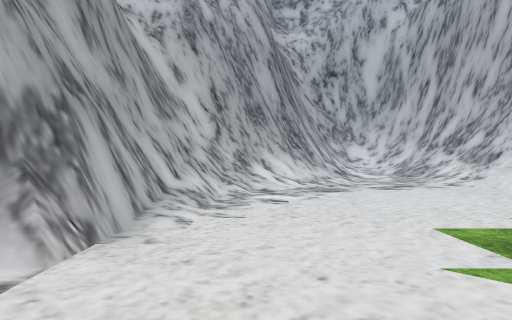
view 1 (above)

24 first-person views from a walk through a scene from a Unity 3-D project. The camera is 1.2 m above the floor, looks level and sees 75° across. The floor is counted in squares, 2 m on a side. Each view is taken from the middle of a square. On the plan, view 1 faces up. The plan holds only what a view shows up to about 10 squares ahead; the rest is blank. The place goes on beyond the plan. Some trees and plants on the terrain are drawn as simple stand-ins. The player character is not drawn. Some surface patterns are stand-ins.

view 2
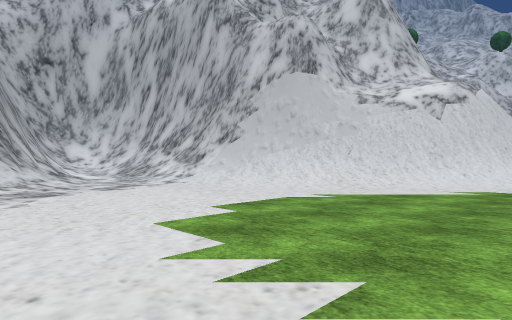

view 3
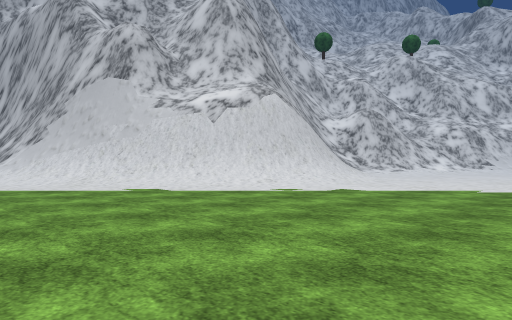

view 4
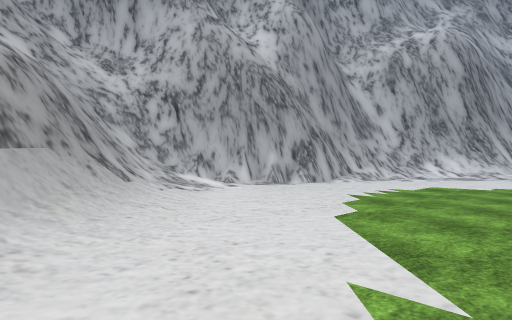

view 5
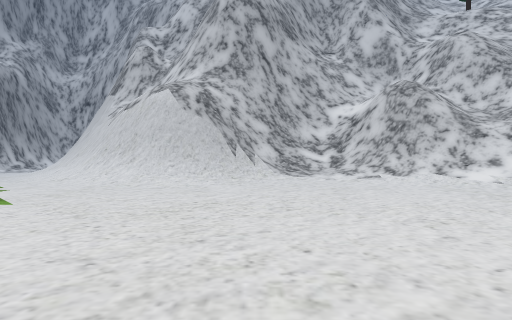

view 6
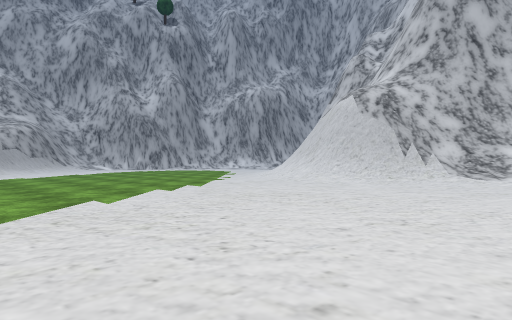

view 7
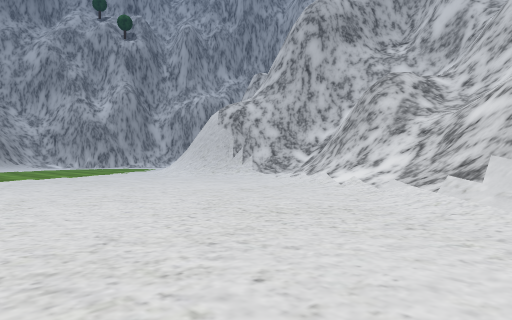

view 8
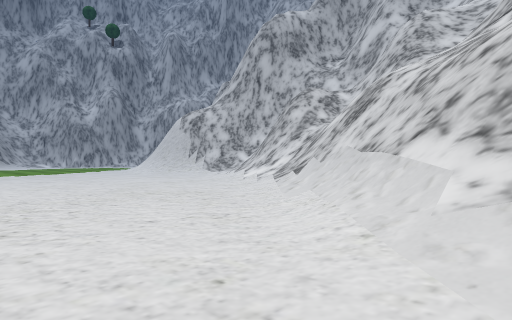

view 9
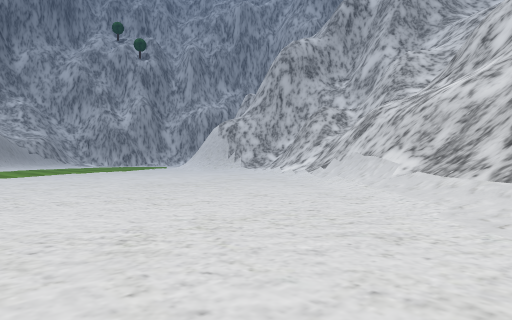

view 10
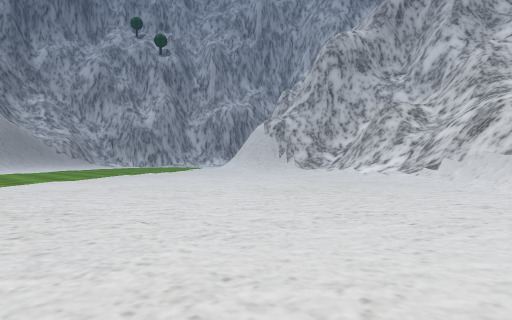

view 11
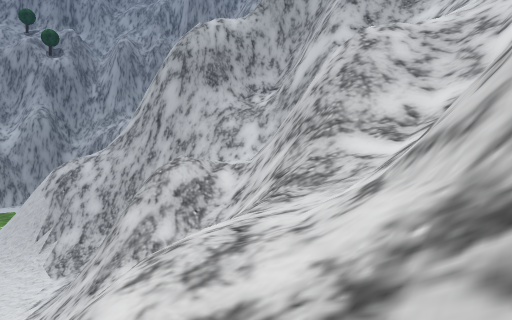

view 12
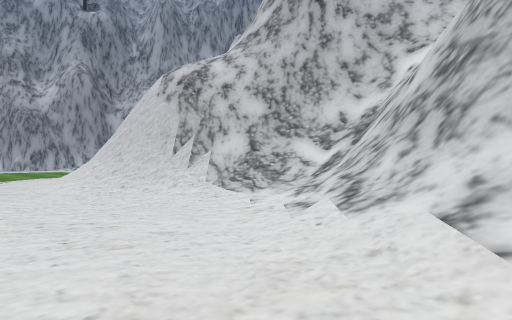

view 13
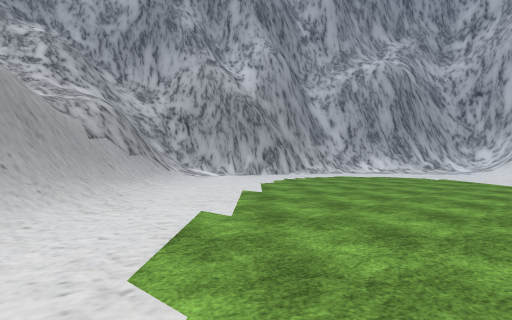

view 14
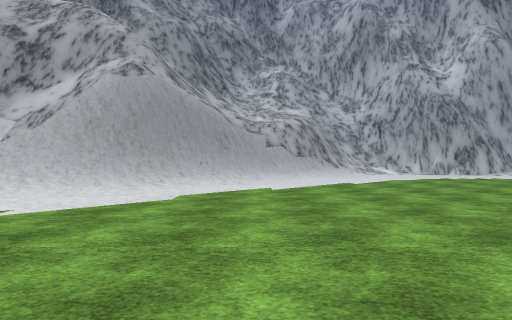

view 15
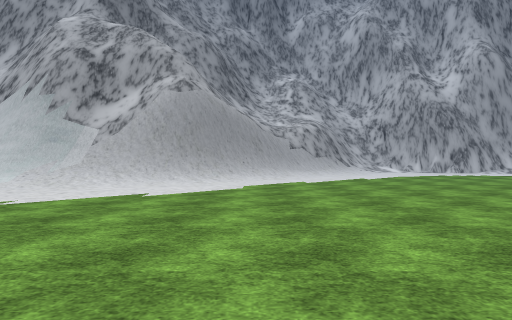

view 16
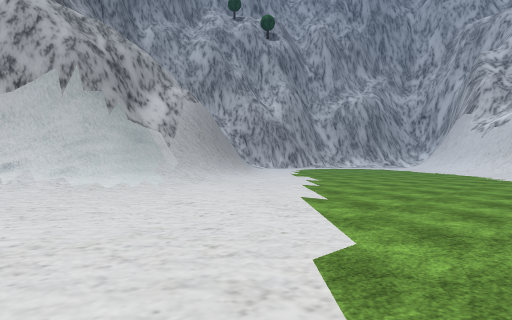

view 17
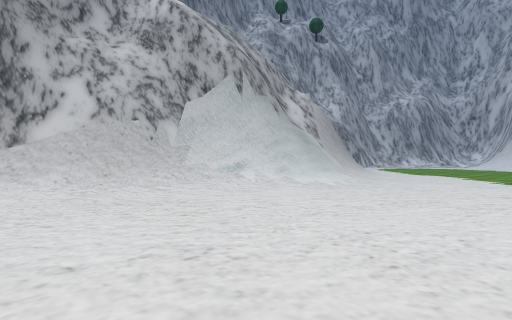

view 18
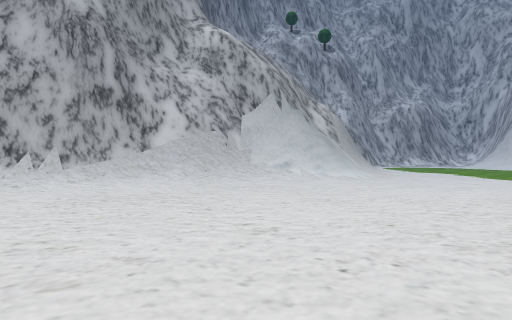

view 19
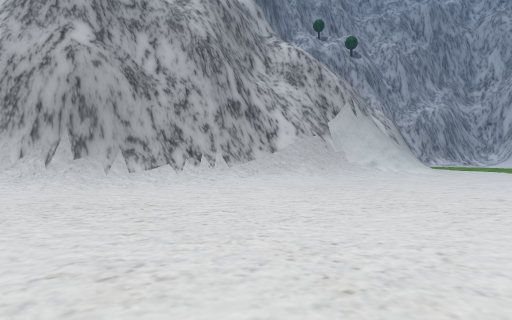

view 20
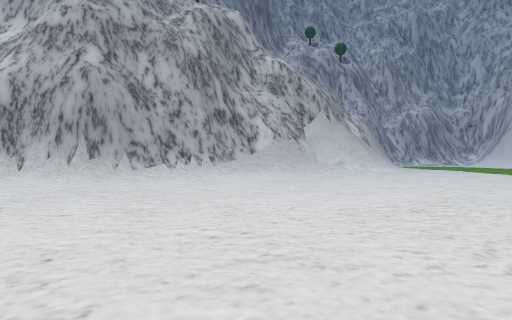

view 21
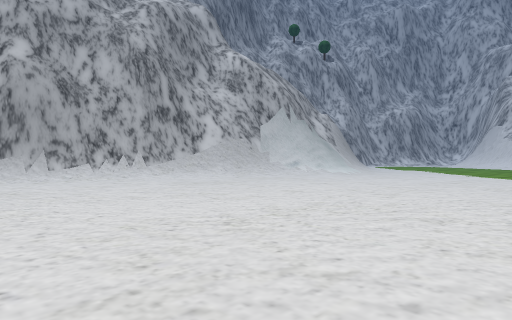

view 22
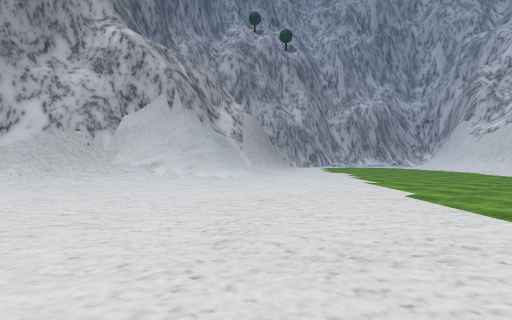

view 23
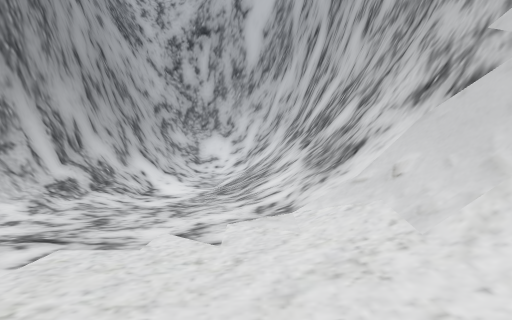

view 24
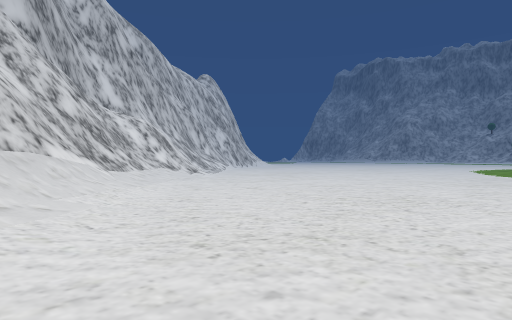

### Floor plan
Key: @ floor where view 1 was taken; # wall or solid block; . floor; / step, stairs or slope; = window, fence, low wall or low ledge; v drop or lower ground.
Columns run from 4 left of view 1 to 29 right of it. Each row starts with its distance up from view 1.
 14        ###
 13       ##/#
 12       #=/##
 11       #///#
 10      ##///#
  9     ##//./##              ##
  8    ##//..//#            ####/
  7    #//...//#            #=  /
  6   ##/...../##         ###   //
  5   #/......//##      ####=  ///
  4   #/.......//##     ##v  ###=/
  3   #/......../##   ###=# //##//
  2  ##/........//######//##v//=//
  1  #/..........//####////##/////#v
  0 ##/.@..........////...////=v//##v
 -1 #//.....................///##//##
 -2 =///......................//#=//#
 -3 ###//......................///#v##
 -4   ###/.......................//###
 -5     ##/.......................///#
 -6     ###/.......................///
 -7       ##/.......................//
 -8        #//......................./
 -9        ##/........................
-10        ##//.......................
-11         #//........ ..............
-12         #//........      ......
-13         #=/........       ..
-14        ##//........
-15        ##//........
-16        #///........
-17        ##//.........
-18        ##/..........
-19        #=/..........
-20        #//..........
-21        #/...........
-22        #/.........
-23       ##/..........
-24       ##/..........
-25       #=...........
-26      ##/...........
-27      ##/...........
-28       /...........
-29              .....

Positions as (right, up) in squares from view 1, and headings:
1: (0, 0), facing up
2: (0, 0), facing up-right
3: (4, -5), facing up-right
4: (4, -5), facing up-left
5: (15, -8), facing up
6: (18, -8), facing up-left
7: (24, -7), facing up-left
8: (27, -7), facing up-left
9: (29, -11), facing up-left
10: (26, -12), facing up-left
11: (26, -1), facing up-left
12: (20, -2), facing up-left
13: (8, -8), facing up-left
14: (12, -6), facing left
15: (14, -7), facing left
16: (14, -17), facing up-left
17: (11, -21), facing up-left
18: (12, -24), facing up-left
19: (11, -28), facing up-left
20: (13, -29), facing up-left
21: (14, -27), facing up-left
22: (15, -21), facing up-left
23: (5, 5), facing up
24: (20, -2), facing down-right
